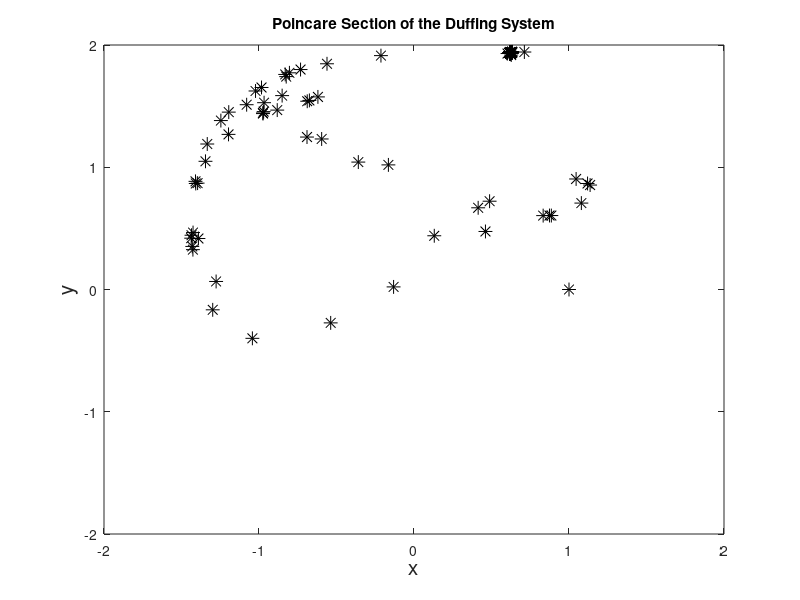

This chart was generated by the following MATLAB code:
clear
Gamma=0.8;
deq=@(t,x) [x(2);x(1)-0.3*x(2)-(x(1))^3+Gamma*cos(1.25*t)];
options=odeset('RelTol',1e-4,'AbsTol',1e-4);
[t,xx]=ode45(deq,0:(2/1.25)*pi:(4000/1.25)*pi,[1,0]);
plot(xx(:,1),'.','MarkerSize',2)
plot(xx(:,1),xx(:,2),'k*','MarkerSize',10);hold on;
fsize=15;
axis([-2 2 -2 2])
xlabel('x','FontSize',fsize)
ylabel('y','FontSize',fsize)
title('Poincare Section of the Duffing System')
